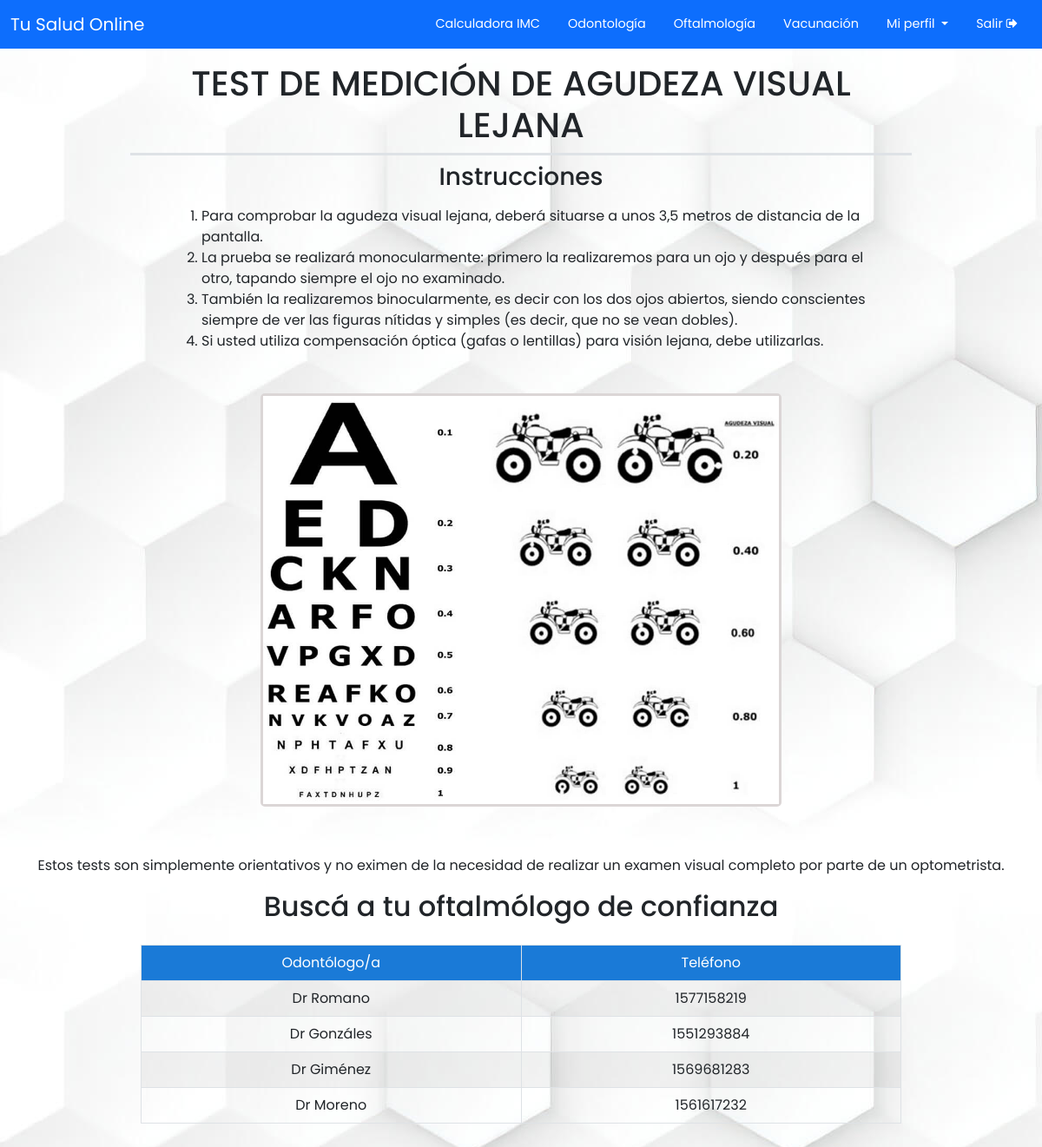
The app's page /webCliente/oftalmologia.php (signed in) with its own data.
### tables this page shows
CREATE TABLE `oftalmologos` (
  `id` int(5) NOT NULL,
  `apellido` varchar(50) NOT NULL,
  `telefono` int(10) NOT NULL,
  `precio` int(5) NOT NULL
);

### webCliente/oftalmologia.php (the view, shortened to what this page needs)
<?php
$conexion = mysqli_connect("localhost", "root", "", "sistema_olimpiada");
?>
<!DOCTYPE html>
<html lang="es">
<head>
  <link rel="stylesheet" href="https://cdnjs.cloudflare.com/ajax/libs/font-awesome/4.7.0/css/font-awesome.min.css">
  <link href="https://cdn.jsdelivr.net/npm/bootstrap@5.0.2/dist/css/bootstrap.min.css" rel="stylesheet">
  <link rel="stylesheet" type="text/css" href="../css/style.css">
</head>
<body>
  <header>
    <nav class="navbar navbar-expand-lg navbar-light bg-primary">
      <div class="container-fluid">
        <a class="navbar-brand" href="home.php"><span class="title">Tu Salud Online</span></a>
        <div class="collapse navbar-collapse" id="navbarNav">
          <ul class="navbar-nav ms-auto">
            <li class="nav-item">
              <a class="nav-link" href="imc.php"><span class="nav-links">Calculadora IMC</span></a>
            </li>
            <li class="nav-item">
              <a class="nav-link" href="odontologia.php"><span class="nav-links">Odontología</span></a>
            </li>
            <li class="nav-item">
              <a class="nav-link" href="oftalmologia.php"><span class="nav-links">Oftalmología</span></a>
            </li>
            <li class="nav-item">
              <a class="nav-link" href="vacunacion.php"><span class="nav-links">Vacunación</span></a>
            </li>
            <li class="nav-item dropdown">
              <a class="nav-link" href="#" id="navbarDropdown" role="button" data-bs-toggle="dropdown" aria-expanded="false">
              <span class="nav-links dropdown-toggle">Mi perfil </span>
              </a>
            </li>
            <li class="nav-item">
                <a class="nav-link" href="../logout.php" onclick="return confirmarSalir()"><span class="nav-links">Salir <i class="fa fa-sign-out"></i></span></a>
            </li>
          </ul>
        </div>
      </div>
    </nav>
  </header>
  <section>
    <h1 class="mt-2 p-2 text-center border-bottom border-3 w-75 ms-auto mx-auto">TEST DE MEDICIÓN DE AGUDEZA VISUAL LEJANA</h1>
    <h3 class="text-center mt-2 mb-2">Instrucciones</h3>
    <div class="col-lg-8 ms-auto mx-auto">
      <ol class="mt-2 pt-2 text-justify">
        <li>Para comprobar la agudeza visual lejana, deberá situarse a unos 3,5 metros de distancia de la pantalla.</li>
        <li>La prueba se realizará monocularmente: primero la realizaremos para un ojo y después para el otro, tapando siempre el ojo no examinado.</li>
        <li>También la realizaremos binocularmente, es decir con los dos ojos abiertos, siendo conscientes siempre de ver las figuras nítidas y simples (es decir, que no se vean dobles).</li>
        <li>Si usted utiliza compensación óptica (gafas o lentillas) para visión lejana, debe utilizarlas.</li>
      </ol>
    </div>
  </section>
  <div class="col-lg-6 ms-auto mx-auto mt-5 mb-5 borde">
    <img src="../img/test_vision.jpg" class="img-fluid" alt="Imagen para realizar el test de agudeza visual">
  </div>
  <p class="mt-2 pt-2 text-center">Estos tests son simplemente orientativos y no eximen de la necesidad de realizar un examen visual completo por parte de un optometrista.</p>
  <h2 class="text-center mb-4">Buscá a tu oftalmólogo de confianza</h2>
  <div class="table-responsive nav-bar mt-3 ms-3 mx-3 mb-4">
    <table class="table table-responsive table-bordered table-striped text-center w-75 mx-auto ms-auto">
      <thead>
        <td class="col-lg-6">Odontólogo/a</td>
        <td class="col-lg-6">Teléfono</td>
      </thead>
      <?php
      $sql = "SELECT * FROM oftalmologos";
      $result = mysqli_query($conexion, $sql);
      while ($mostrar = mysqli_fetch_array($result)) {
      ?>
        <tr>
          <td>Dr <?php echo $mostrar['apellido'] ?></td>
          <td><?php echo $mostrar['telefono'] ?></td>
        </tr>
      <?php
      }
      ?>
    </table>
  </div>
</body>
</html>

### css/style.css (style rules this page uses)
* { padding: 0; margin: 0; box-sizing: border-box; cursor: default; }
body { font-family: 'Poppins', sans-serif; background-image: url(../img/fondo.jpg); overflow-x: hidden; }
a { display: block; text-align: right; text-decoration: none; color: #999; font-size: 0.9rem; transition: .3s; }
.title { color: #fff; }
.nav-links { color: #fff; transition: ease all 0.25s; padding: 8px; }
thead { background-color: #1a7ad7; color: #fff; }
.borde { border: 3px solid rgb(219, 214, 214); border-radius: 5px; }

### records on screen
oftalmologos: apellido "Romano", telefono "1577158219"
oftalmologos: apellido "Gonzáles", telefono "1551293884"
oftalmologos: apellido "Giménez", telefono "1569681283"
oftalmologos: apellido "Moreno", telefono "1561617232"
